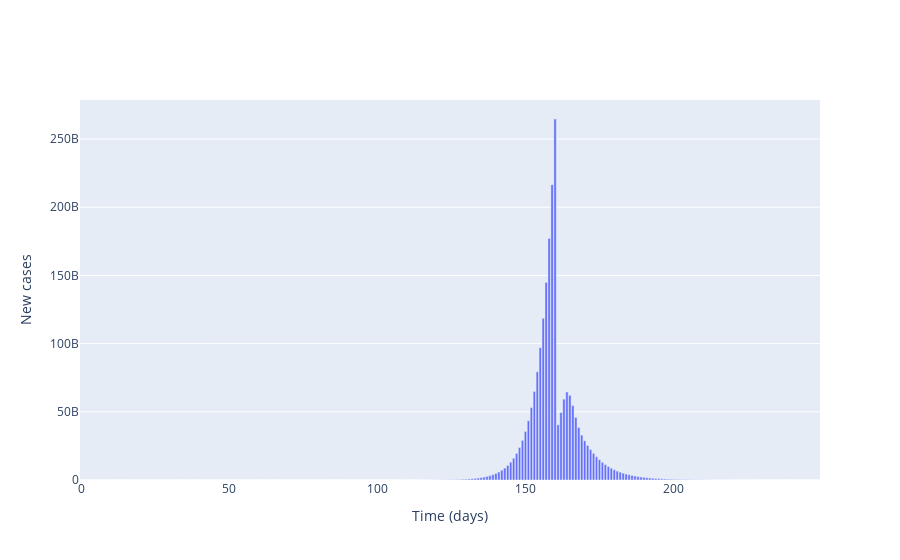
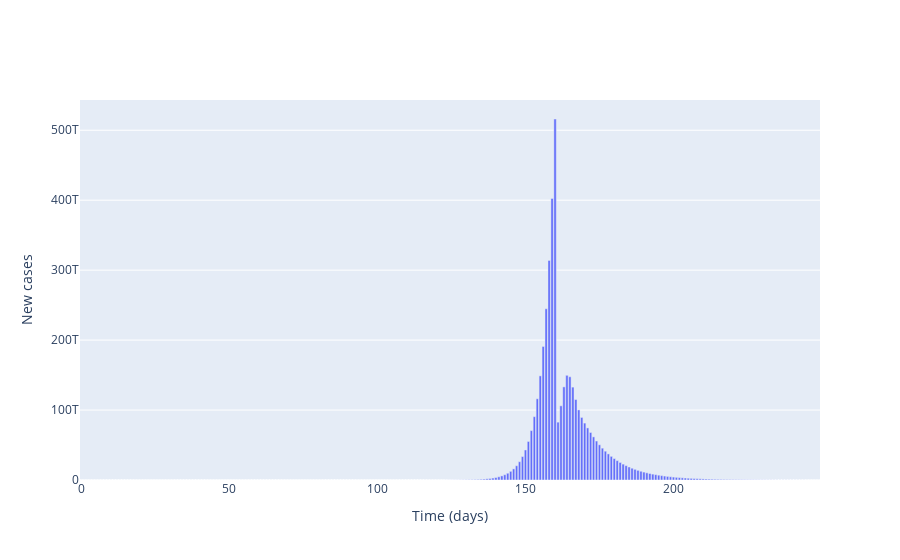
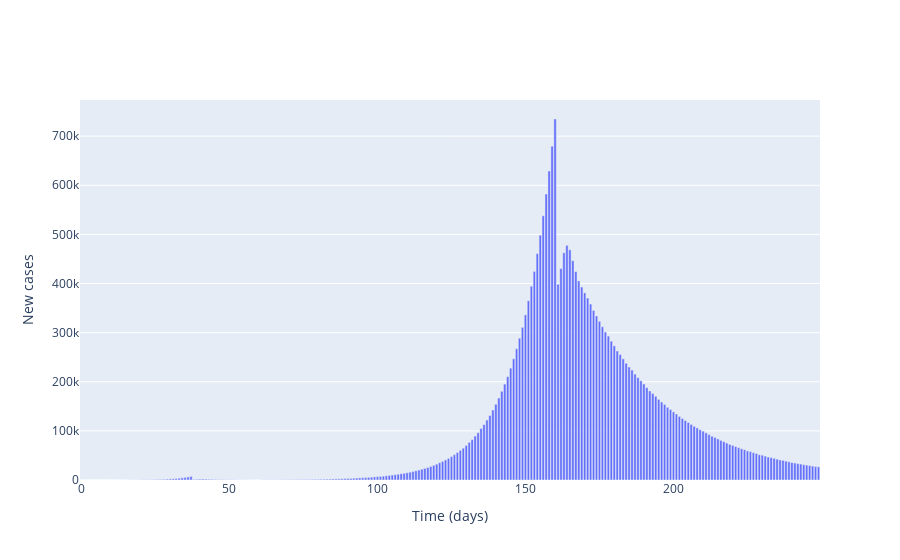
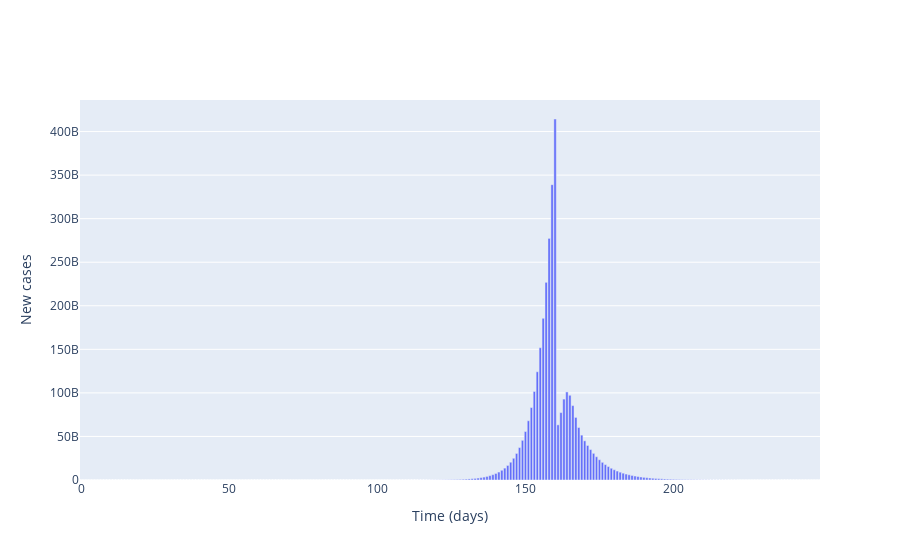

Notebook code cell kept with these figures, in order:
### Markdown cell above
## Plot agreggated local incidence numbers

### Code cell
for _ in range(len(contact_matrix)):  
    # Plot (bar chart cases each day)
    fig = go.Figure()

    # Plot of incidences
    fig.add_trace(
        go.Bar(
            x=times,
            y=agg_cases[_],
            name='Incidences'
        )
    )

    # Add axis labels
    fig.update_layout(
        xaxis_title='Time (days)',
        yaxis_title='New cases'
    )

    fig.show()

### Figure 1 — Plotly figure (JSON) as saved in the notebook; plotly's stock layout.template omitted (floating-point values rounded to 4 significant figures; data arrays with more than 128 entries replaced by an {"elided": "..."} marker saying what was removed)
{"data": [{"name": "Incidences", "type": "bar", "x": {"elided": "250 int values"}, "y": {"elided": "250 int values"}}], "layout": {"xaxis": {"title": {"text": "Time (days)"}}, "yaxis": {"title": {"text": "New cases"}}}}

### Figure 2 — Plotly figure (JSON) as saved in the notebook; plotly's stock layout.template omitted (floating-point values rounded to 4 significant figures; data arrays with more than 128 entries replaced by an {"elided": "..."} marker saying what was removed)
{"data": [{"name": "Incidences", "type": "bar", "x": {"elided": "250 int values"}, "y": {"elided": "250 int values"}}], "layout": {"xaxis": {"title": {"text": "Time (days)"}}, "yaxis": {"title": {"text": "New cases"}}}}

### Figure 3 — Plotly figure (JSON) as saved in the notebook; plotly's stock layout.template omitted (floating-point values rounded to 4 significant figures; data arrays with more than 128 entries replaced by an {"elided": "..."} marker saying what was removed)
{"data": [{"name": "Incidences", "type": "bar", "x": {"elided": "250 int values"}, "y": {"elided": "250 int values"}}], "layout": {"xaxis": {"title": {"text": "Time (days)"}}, "yaxis": {"title": {"text": "New cases"}}}}

### Figure 4 — Plotly figure (JSON) as saved in the notebook; plotly's stock layout.template omitted (floating-point values rounded to 4 significant figures; data arrays with more than 128 entries replaced by an {"elided": "..."} marker saying what was removed)
{"data": [{"name": "Incidences", "type": "bar", "x": {"elided": "250 int values"}, "y": {"elided": "250 int values"}}], "layout": {"xaxis": {"title": {"text": "Time (days)"}}, "yaxis": {"title": {"text": "New cases"}}}}
